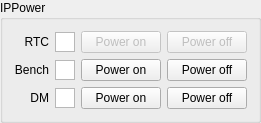
      <widget class="QGroupBox" name="ippower_groupbox">
       <property name="title">
        <string>IPPower</string>
       </property>
       <layout class="QGridLayout" name="gridLayout_3" columnstretch="0,0,1,1">
        <item row="1" column="0">
         <widget class="QLabel" name="ippower_bench_label">
          <property name="text">
           <string>Bench</string>
          </property>
          <property name="alignment">
           <set>Qt::AlignRight|Qt::AlignTrailing|Qt::AlignVCenter</set>
          </property>
         </widget>
        </item>
        <item row="0" column="2">
         <widget class="QPushButton" name="ippower_rtc_on_button">
          <property name="enabled">
           <bool>false</bool>
          </property>
          <property name="text">
           <string>Power on</string>
          </property>
         </widget>
        </item>
        <item row="2" column="1">
         <widget class="KStatusIndicator" name="ippower_dm_indicator">
          <property name="sizePolicy">
           <sizepolicy hsizetype="Fixed" vsizetype="Minimum">
            <horstretch>0</horstretch>
            <verstretch>0</verstretch>
           </sizepolicy>
          </property>
          <property name="minimumSize">
           <size>
            <width>20</width>
            <height>20</height>
           </size>
          </property>
          <property name="maximumSize">
           <size>
            <width>20</width>
            <height>20</height>
           </size>
          </property>
          <property name="cursor" stdset="0">
           <cursorShape>WhatsThisCursor</cursorShape>
          </property>
         </widget>
        </item>
        <item row="1" column="1">
         <widget class="KStatusIndicator" name="ippower_bench_indicator">
          <property name="sizePolicy">
           <sizepolicy hsizetype="Fixed" vsizetype="Minimum">
            <horstretch>0</horstretch>
            <verstretch>0</verstretch>
           </sizepolicy>
          </property>
          <property name="minimumSize">
           <size>
            <width>20</width>
            <height>20</height>
           </size>
          </property>
          <property name="maximumSize">
           <size>
            <width>20</width>
            <height>20</height>
           </size>
          </property>
          <property name="cursor" stdset="0">
           <cursorShape>WhatsThisCursor</cursorShape>
          </property>
         </widget>
        </item>
        <item row="2" column="0">
         <widget class="QLabel" name="ippower_dm_label">
          <property name="text">
           <string>DM</string>
          </property>
          <property name="alignment">
           <set>Qt::AlignRight|Qt::AlignTrailing|Qt::AlignVCenter</set>
          </property>
         </widget>
        </item>
        <item row="0" column="1">
         <widget class="KStatusIndicator" name="ippower_rtc_indicator">
          <property name="sizePolicy">
           <sizepolicy hsizetype="Fixed" vsizetype="Minimum">
            <horstretch>0</horstretch>
            <verstretch>0</verstretch>
           </sizepolicy>
          </property>
          <property name="minimumSize">
           <size>
            <width>20</width>
            <height>20</height>
           </size>
          </property>
          <property name="maximumSize">
           <size>
            <width>20</width>
            <height>20</height>
           </size>
          </property>
          <property name="cursor" stdset="0">
           <cursorShape>WhatsThisCursor</cursorShape>
          </property>
         </widget>
        </item>
        <item row="0" column="3">
         <widget class="QPushButton" name="ippower_rtc_off_button">
          <property name="enabled">
           <bool>false</bool>
          </property>
          <property name="text">
           <string>Power off</string>
          </property>
         </widget>
        </item>
        <item row="1" column="2">
         <widget class="QPushButton" name="ippower_bench_on_button">
          <property name="text">
           <string>Power on</string>
          </property>
         </widget>
        </item>
        <item row="2" column="2">
         <widget class="QPushButton" name="ippower_dm_on_button">
          <property name="text">
           <string>Power on</string>
          </property>
         </widget>
        </item>
        <item row="1" column="3">
         <widget class="QPushButton" name="ippower_bench_off_button">
          <property name="text">
           <string>Power off</string>
          </property>
         </widget>
        </item>
        <item row="2" column="3">
         <widget class="QPushButton" name="ippower_dm_off_button">
          <property name="text">
           <string>Power off</string>
          </property>
         </widget>
        </item>
        <item row="0" column="0">
         <widget class="QLabel" name="ippower_rtc_label">
          <property name="text">
           <string>RTC</string>
          </property>
          <property name="alignment">
           <set>Qt::AlignRight|Qt::AlignTrailing|Qt::AlignVCenter</set>
          </property>
         </widget>
        </item>
       </layout>
      </widget>
